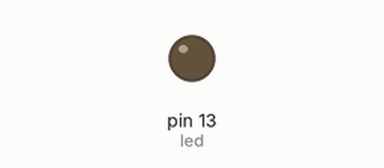
Bench run of a sketch on a simulated Arduino Uno, built with avr-gcc and run on an emulated ATmega328P. Shown: output pins drawn as LEDs (lit = HIGH).

Above: at 2.0 s.
At 5.7 s:
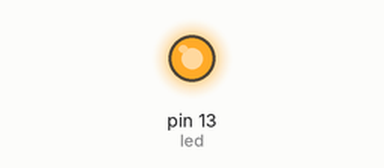
Timing chart, 0 to 6.0 s (numbered marks = the images above):
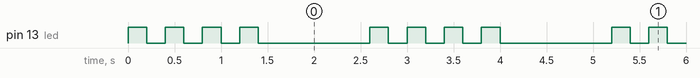

The sketch:

singleForLoop.ino
```cpp
/*
  This is our introduction to for loops. Please reference this for more information: http://arduino.cc/en/Reference/For

*/

int led = 13;

void setup() {
  pinMode(led, OUTPUT);
}

void loop() {

  for(int i = 0; i < 4; i++) {
   blinkLED();
  }

  delay(1000);
}

void blinkLED() {
  digitalWrite(led, HIGH);
  delay(200);
  digitalWrite(led, LOW);
  delay(200);
}
```

Measured:
- by itself, pin 13 (led): repeats every 2.6 s: 3 × (LOW 0.20 s, HIGH 0.20 s), LOW 1.2 s, HIGH 0.20 s
- by itself, everything shown: repeats every 2.6 s, in 8 steps
